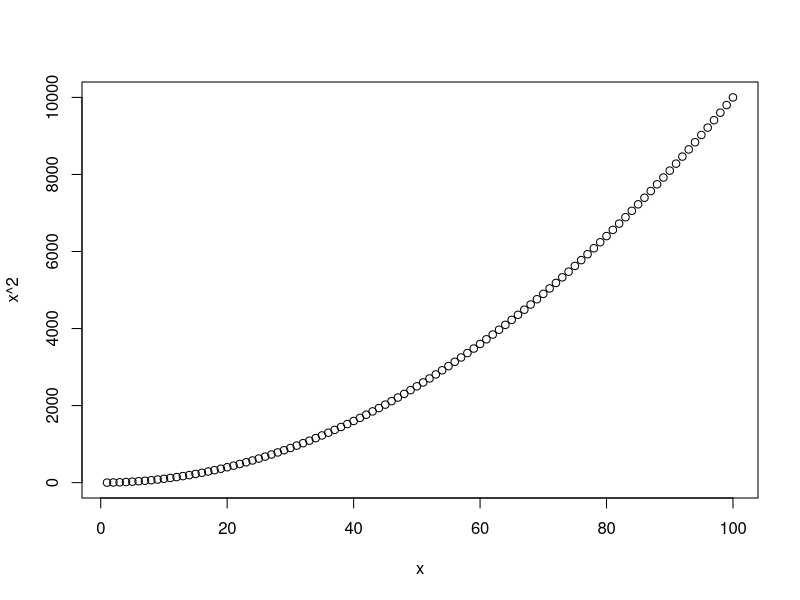
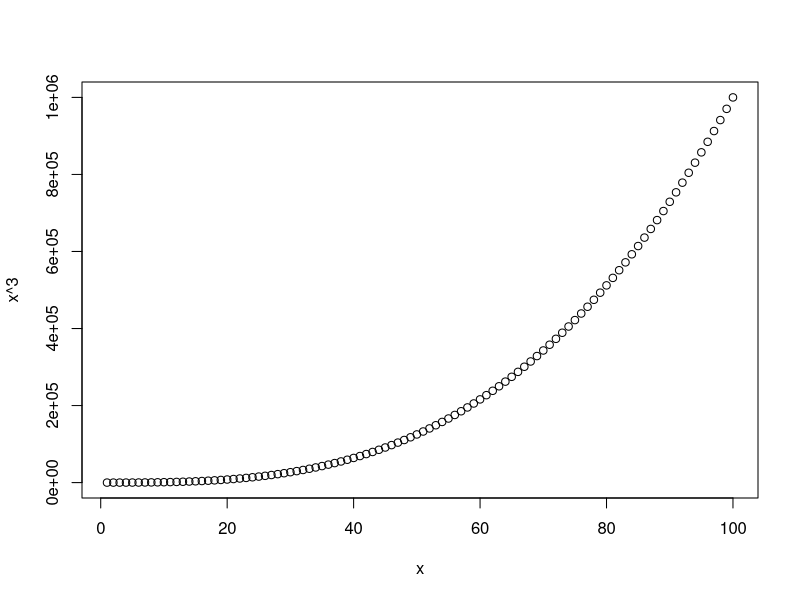
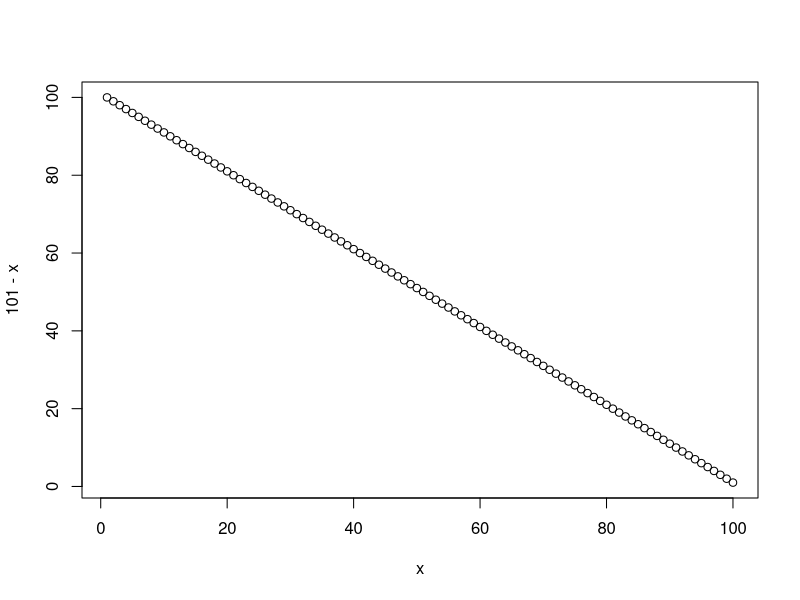
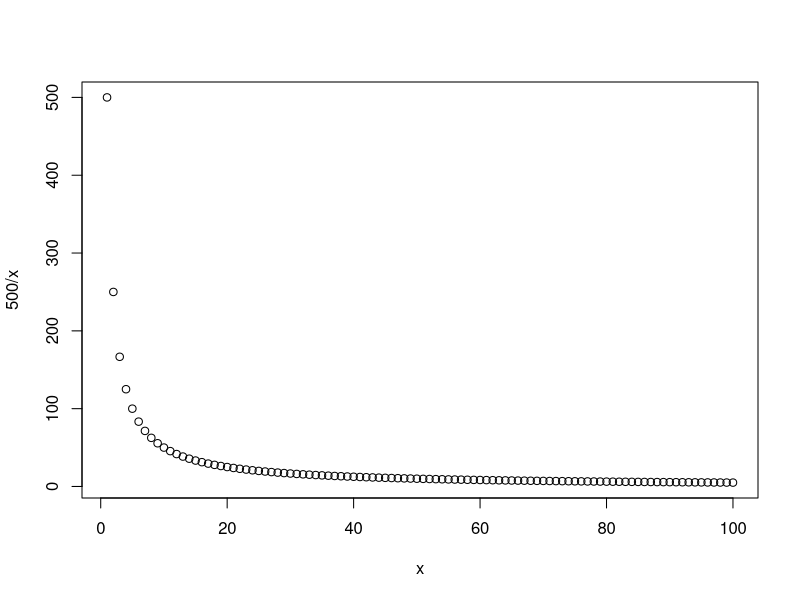
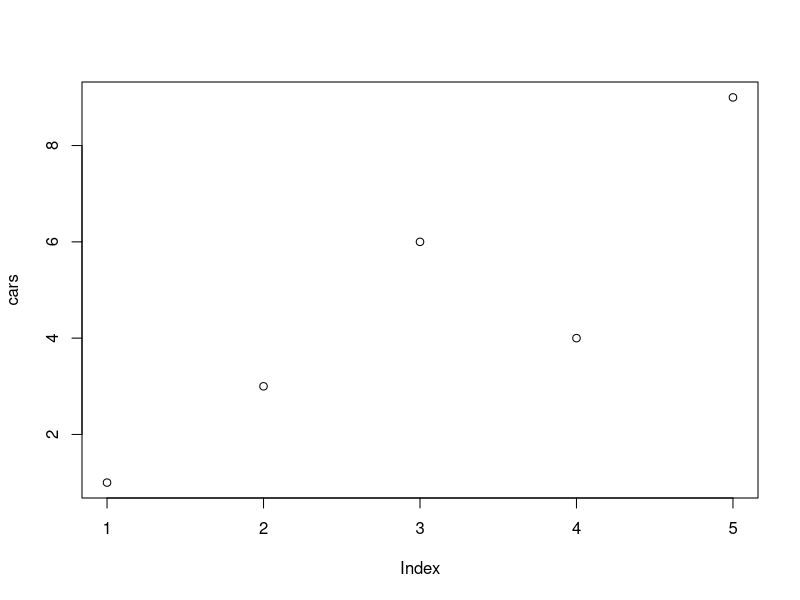
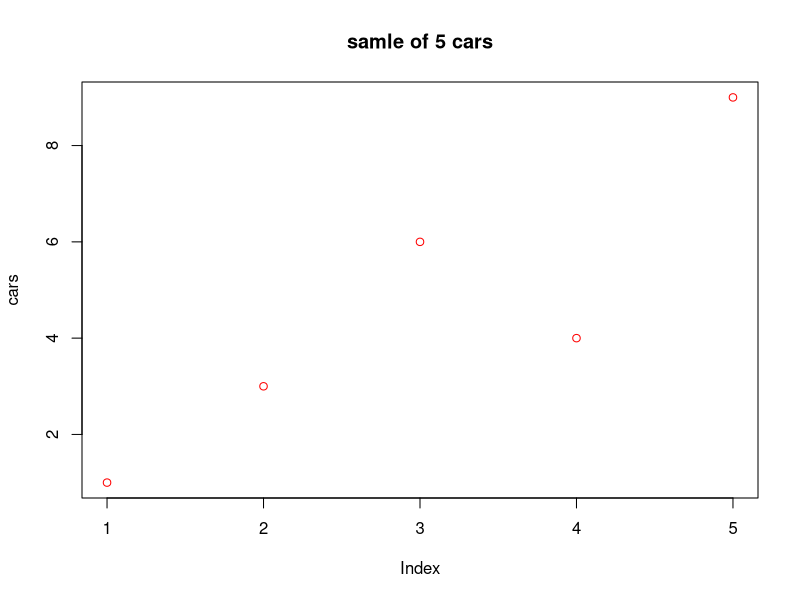
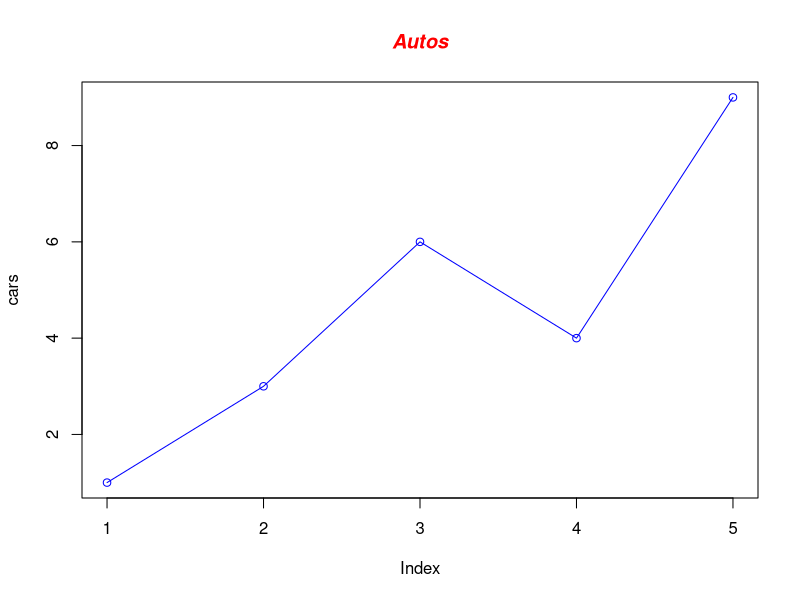
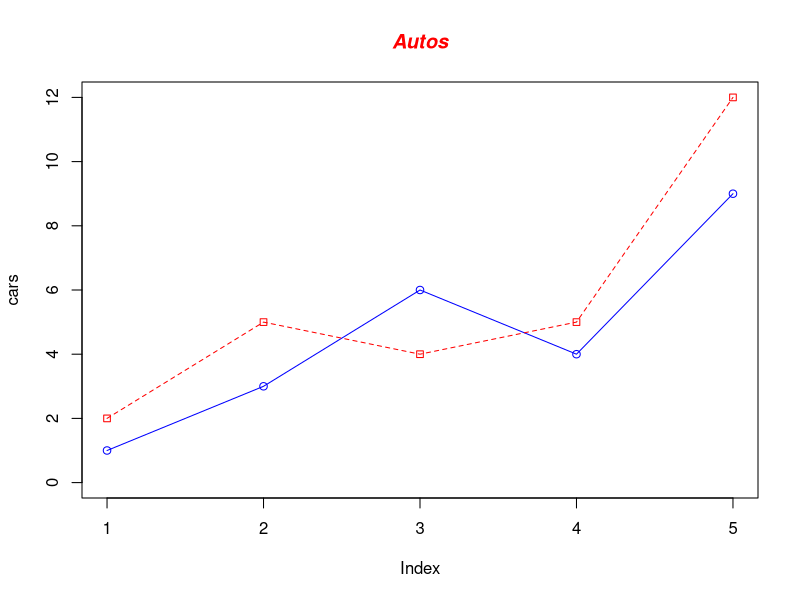

Here is the R script that generated these plots, in order:
#1.
x <- 1:100
plot(x,x^2)
plot(x,x^3)
plot(x,101-x)
plot(x,500/x)

#2.
cars <- c(1, 3, 6, 4, 9) 
plot(cars)
plot(cars,col="red")
title("samle of 5 cars")
plot(cars,type="o",col="blue",main="Autos",
     col.main="red",font.main=4)

cars <- c(1, 3, 6, 4, 9) 
trucks <- c(2, 5, 4, 5, 12) 

plot(cars, type="o", col="blue", ylim=c(0,12))
lines(trucks, type="o", pch=22, lty=2, col="red") 
title(main="Autos", col.main="red", font.main=4)
